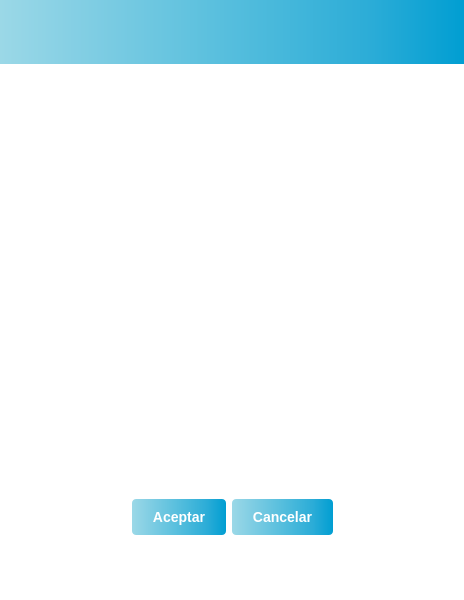
<?xml version="1.0" encoding="UTF-8"?>
<ui version="4.0">
 <class>AnotacionExpediente</class>
 <widget class="QWidget" name="AnotacionExpediente">
  <property name="geometry">
   <rect>
    <x>0</x>
    <y>0</y>
    <width>464</width>
    <height>600</height>
   </rect>
  </property>
  <property name="windowTitle">
   <string>AnotacionExpediente</string>
  </property>
  <property name="styleSheet">
   <string notr="true">/*
#menuForm { 
background: rba(0, 0, 0, 80);
border-radius: 8px;
}
*/
#AnotacionExpediente {background: rgba(255, 255, 255, 1)}
#topPanel {
background-color: qlineargradient(spread:pad, x1:0, y1:0, x2:1, y2:0, stop:0 #9bd8e7, stop:0.2 #7fcde3, stop:0.4 #63c3df, stop:0.6 #47b8db, stop:0.8 #2bacd7, stop:1 #009ed2);
}

/*
#loginButton {
color: black;
backgroun-color: #27a9e3;
border-width: 0px;
border-radius: 3px;
}
*/
</string>
  </property>
  <layout class="QVBoxLayout" name="verticalLayout">
   <property name="leftMargin">
    <number>0</number>
   </property>
   <property name="topMargin">
    <number>0</number>
   </property>
   <property name="rightMargin">
    <number>0</number>
   </property>
   <property name="bottomMargin">
    <number>0</number>
   </property>
   <item>
    <widget class="QWidget" name="topPanel" native="true">
     <layout class="QHBoxLayout" name="horizontalLayout_3">
      <property name="topMargin">
       <number>55</number>
      </property>
     </layout>
    </widget>
   </item>
   <item>
    <layout class="QHBoxLayout" name="horizontalLayout_4" stretch="0">
     <property name="spacing">
      <number>0</number>
     </property>
     <property name="sizeConstraint">
      <enum>QLayout::SetMaximumSize</enum>
     </property>
     <property name="leftMargin">
      <number>0</number>
     </property>
     <property name="topMargin">
      <number>0</number>
     </property>
     <property name="bottomMargin">
      <number>0</number>
     </property>
     <item>
      <widget class="QLabel" name="label">
       <property name="sizePolicy">
        <sizepolicy hsizetype="Maximum" vsizetype="Maximum">
         <horstretch>0</horstretch>
         <verstretch>0</verstretch>
        </sizepolicy>
       </property>
       <property name="minimumSize">
        <size>
         <width>150</width>
         <height>150</height>
        </size>
       </property>
       <property name="styleSheet">
        <string notr="true"/>
       </property>
       <property name="text">
        <string/>
       </property>
       <property name="pixmap">
        <pixmap resource="resources.qrc">:/logo/Images/Logo5.png</pixmap>
       </property>
      </widget>
     </item>
    </layout>
   </item>
   <item>
    <layout class="QHBoxLayout" name="horizontalLayout_5">
     <property name="topMargin">
      <number>0</number>
     </property>
     <property name="bottomMargin">
      <number>0</number>
     </property>
     <item>
      <widget class="QWidget" name="menuForm" native="true">
       <property name="sizePolicy">
        <sizepolicy hsizetype="MinimumExpanding" vsizetype="Expanding">
         <horstretch>0</horstretch>
         <verstretch>0</verstretch>
        </sizepolicy>
       </property>
       <property name="minimumSize">
        <size>
         <width>352</width>
         <height>267</height>
        </size>
       </property>
       <property name="sizeIncrement">
        <size>
         <width>0</width>
         <height>0</height>
        </size>
       </property>
       <property name="baseSize">
        <size>
         <width>0</width>
         <height>0</height>
        </size>
       </property>
       <widget class="QWidget" name="verticalLayoutWidget">
        <property name="geometry">
         <rect>
          <x>39</x>
          <y>9</y>
          <width>391</width>
          <height>251</height>
         </rect>
        </property>
        <layout class="QVBoxLayout" name="verticalLayout_2">
         <property name="topMargin">
          <number>0</number>
         </property>
         <property name="bottomMargin">
          <number>0</number>
         </property>
        </layout>
       </widget>
      </widget>
     </item>
    </layout>
   </item>
   <item>
    <layout class="QHBoxLayout" name="horizontalLayout_6">
     <property name="topMargin">
      <number>0</number>
     </property>
     <property name="bottomMargin">
      <number>0</number>
     </property>
     <item>
      <spacer name="horizontalSpacer_2">
       <property name="orientation">
        <enum>Qt::Horizontal</enum>
       </property>
       <property name="sizeHint" stdset="0">
        <size>
         <width>40</width>
         <height>20</height>
        </size>
       </property>
      </spacer>
     </item>
     <item>
      <widget class="QPushButton" name="acceptButton">
       <property name="sizePolicy">
        <sizepolicy hsizetype="Fixed" vsizetype="Fixed">
         <horstretch>0</horstretch>
         <verstretch>0</verstretch>
        </sizepolicy>
       </property>
       <property name="styleSheet">
        <string notr="true">#acceptButton {
background-color: qlineargradient(spread:pad, x1:0, y1:0, x2:1, y2:0, stop:0 #9bd8e7, stop:0.2 #7fcde3, stop:0.4 #63c3df, stop:0.6 #47b8db, stop:0.8 #2bacd7, stop:1 #009ed2);
border: none;
color: #fff;
padding: 10px 20px;
border-radius: 4px;
font-weight: 1000;
font-family: &quot;Arial Black&quot;, sans-serif;
font-weight: bold;
font-size: 14px;
}

#acceptButton:pressed {
background-color: #cccccc;
}

#acceptButton:checked {
background-color: #cccccc;
}
</string>
       </property>
       <property name="text">
        <string>Aceptar</string>
       </property>
      </widget>
     </item>
     <item>
      <widget class="QPushButton" name="cancelButton">
       <property name="sizePolicy">
        <sizepolicy hsizetype="Fixed" vsizetype="Fixed">
         <horstretch>0</horstretch>
         <verstretch>0</verstretch>
        </sizepolicy>
       </property>
       <property name="styleSheet">
        <string notr="true">#cancelButton {
background-color: qlineargradient(spread:pad, x1:0, y1:0, x2:1, y2:0, stop:0 #9bd8e7, stop:0.2 #7fcde3, stop:0.4 #63c3df, stop:0.6 #47b8db, stop:0.8 #2bacd7, stop:1 #009ed2);
border: none;
color: #fff;
padding: 10px 20px;
border-radius: 4px;
font-weight: 1000;
font-family: &quot;Arial Black&quot;, sans-serif;
font-weight: bold;
font-size: 14px;
}

#cancelButton:pressed {
background-color: #cccccc;
}

#cancelButton:checked {
background-color: #cccccc;
}</string>
       </property>
       <property name="text">
        <string>Cancelar</string>
       </property>
      </widget>
     </item>
     <item>
      <spacer name="horizontalSpacer_3">
       <property name="orientation">
        <enum>Qt::Horizontal</enum>
       </property>
       <property name="sizeHint" stdset="0">
        <size>
         <width>40</width>
         <height>20</height>
        </size>
       </property>
      </spacer>
     </item>
    </layout>
   </item>
   <item>
    <layout class="QHBoxLayout" name="horizontalLayout">
     <property name="topMargin">
      <number>0</number>
     </property>
     <item>
      <spacer name="horizontalSpacer">
       <property name="orientation">
        <enum>Qt::Horizontal</enum>
       </property>
       <property name="sizeType">
        <enum>QSizePolicy::Fixed</enum>
       </property>
       <property name="sizeHint" stdset="0">
        <size>
         <width>305</width>
         <height>20</height>
        </size>
       </property>
      </spacer>
     </item>
     <item>
      <widget class="QPushButton" name="logout">
       <property name="sizePolicy">
        <sizepolicy hsizetype="Fixed" vsizetype="Fixed">
         <horstretch>50</horstretch>
         <verstretch>50</verstretch>
        </sizepolicy>
       </property>
       <property name="styleSheet">
        <string notr="true">#logout {
background-color: white;
/*padding: 10px 20px;*/
border-radius: 4px;
}

#logout:pressed {
background-color: white;
}

#logout:checked {
background-color: white;
}</string>
       </property>
       <property name="text">
        <string/>
       </property>
       <property name="icon">
        <iconset resource="resources.qrc">
         <normaloff>:/icons/Images/logout.png</normaloff>:/icons/Images/logout.png</iconset>
       </property>
       <property name="iconSize">
        <size>
         <width>50</width>
         <height>40</height>
        </size>
       </property>
      </widget>
     </item>
    </layout>
   </item>
   <item>
    <spacer name="verticalSpacer">
     <property name="orientation">
      <enum>Qt::Vertical</enum>
     </property>
     <property name="sizeHint" stdset="0">
      <size>
       <width>20</width>
       <height>30</height>
      </size>
     </property>
    </spacer>
   </item>
  </layout>
 </widget>
 <resources>
  <include location="resources.qrc"/>
 </resources>
 <connections/>
</ui>
